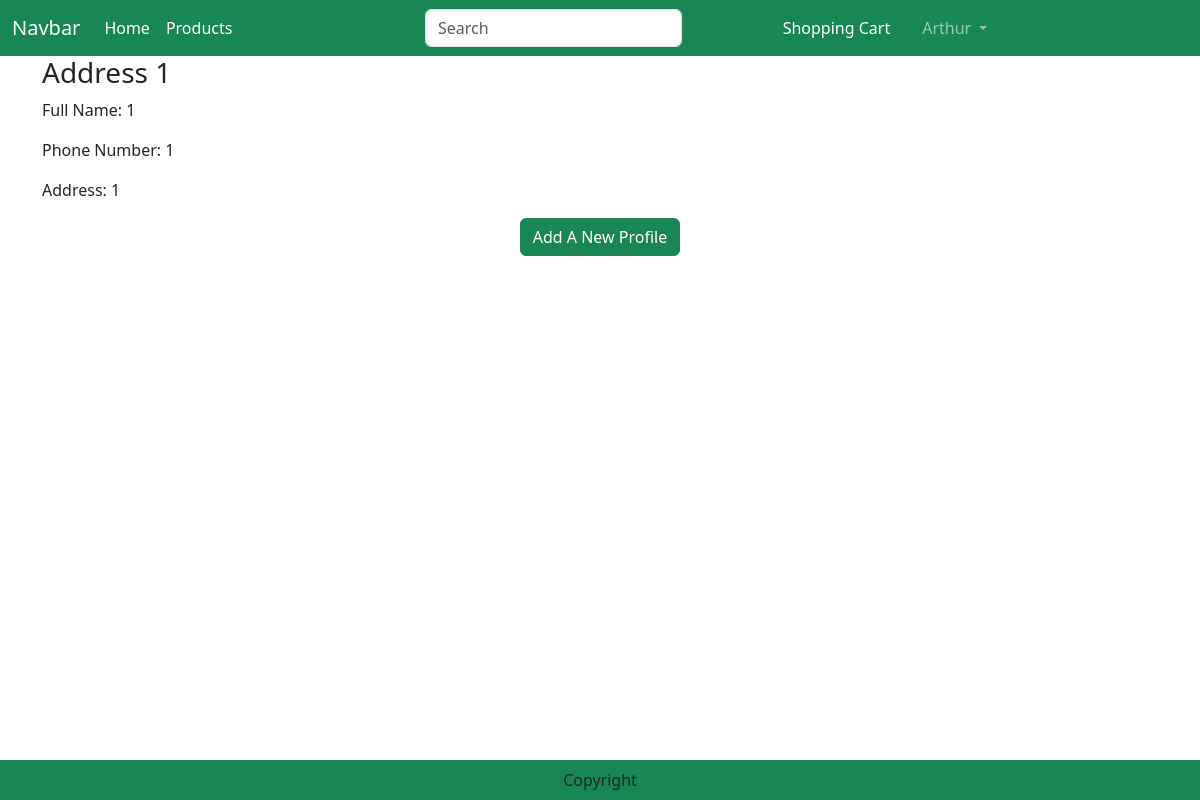
Page /accounts/profile/ (signed in) on the committed database.
### customers/models.py (models this page shows, shortened)
class Customer(models.Model):
    user = models.OneToOneField(User, on_delete=models.CASCADE, null=True, blank=True)
    fullName = models.CharField(max_length=60)
    phoneNum = models.CharField(max_length=11)
    address = models.CharField(max_length=150)

### customers/views.py (the view)
# urls.py: path('profile/', views.CustomerProfileView.as_view(), name='profile'),
class CustomerProfileView(View):
    def get(self, request):
        profiles = Customer.objects.filter(user=request.user)
        context = {
            'profiles': profiles,
         }
        return render(request, 'profile.html', context)

### templates/profile.html (shortened to what this page needs)
{% extends 'base.html' %}
{% load static %}
{% block main-content %}
<div class="container my-5>
    <div class="col-sm-8 offset-sm-1">
        <div class="row">
            {% for profile in profiles %}
            <div class="col-sm-6"}
                <div class="card m-2">
                    <div class="card-body">
                        <h3> Address {{forloop.counter}} </h3>
                        <p>Full Name: {{profile.fullName}} </p>
                        <p>Phone Number: {{profile.phoneNum}} </p>
                        <p>Address: {{profile.address}} </p>
                    </div>
                </div>
            </div>
            {% endfor %}
        </div>
    <div class="buttom row flex">
        <p class="text-center"><a href="{% url 'profileAdd' %}" type="button" class="btn btn-success">Add A New Profile</a></p>
    </div>
{% endblock main-content %}

### templates/base.html (shortened to what this page needs)
<!DOCTYPE html>
{% load static %}
<html lang="en">
<head>
    <link href="https://cdn.jsdelivr.net/npm/bootstrap@5.3.0-alpha1/dist/css/bootstrap.min.css" rel="stylesheet">
    <link rel="stylesheet" href="{% static 'css/owl.carousel.min.css' %}">
    <link rel="stylesheet" href="{% static 'css/all.min.css' %}">
    <link rel="stylesheet" href="{% static 'css/style.css' %}">
</head>
<body>
    <nav class="navbar navbar-expand-lg navbar-dark bg-success">
        <div class="container-fluid">
          <a class="navbar-brand" href="#">Navbar</a>
          <div class="collapse navbar-collapse" id="navbarSupportedContent">
            <ul class="navbar-nav me-auto mb-2 mb-lg-0">
              <li class="nav-item">
                <a class="nav-link active" aria-current="page" href="{% url 'products:home' %}">Home</a>
              </li>
              <li class="nav-item">
                <a class="nav-link text-white" href="{% url 'products:products' 1 %}">Products</a>
              </li>
            </ul>
            <form class="d-flex" role="search" action="/search">
              <input class="form-control me-2" type="search" placeholder="Search" name="search" aria-label="Search">
              <button class="btn btn-outline-success" type="submit">Search</button>
            </form>
            <ul class="navbar-nav me-auto mb-2 mb-lg-0">
              {% if user.is_authenticated %}
                <li class="nav-item mx-2">
                    <a class="nav-link text-white" href="{% url 'shoppingcart' %}">Shopping Cart</a>
                </li>
                <li class="nav-item dropdown mx-2">
                    <a class="nav-link dropdown-toggle" href="#" role="button" data-bs-toggle="dropdown" aria-expanded="false">
                      {{ user.username }}
                    </a>
                </li>
              {% endif %}
              </ul>
          </div>
        </div>
      </nav>
      {% block main-content %}{% endblock main-content %}
    <footer class="container-fluid fixed-bottom bg-success text-center p-2 mt-5">
        Copyright
    </footer>
</body>
</html>

### rows in the picture
Customer: fullName "1", phoneNum "1", address "1"

### other values in the picture
{{ user.username }} "Arthur"
